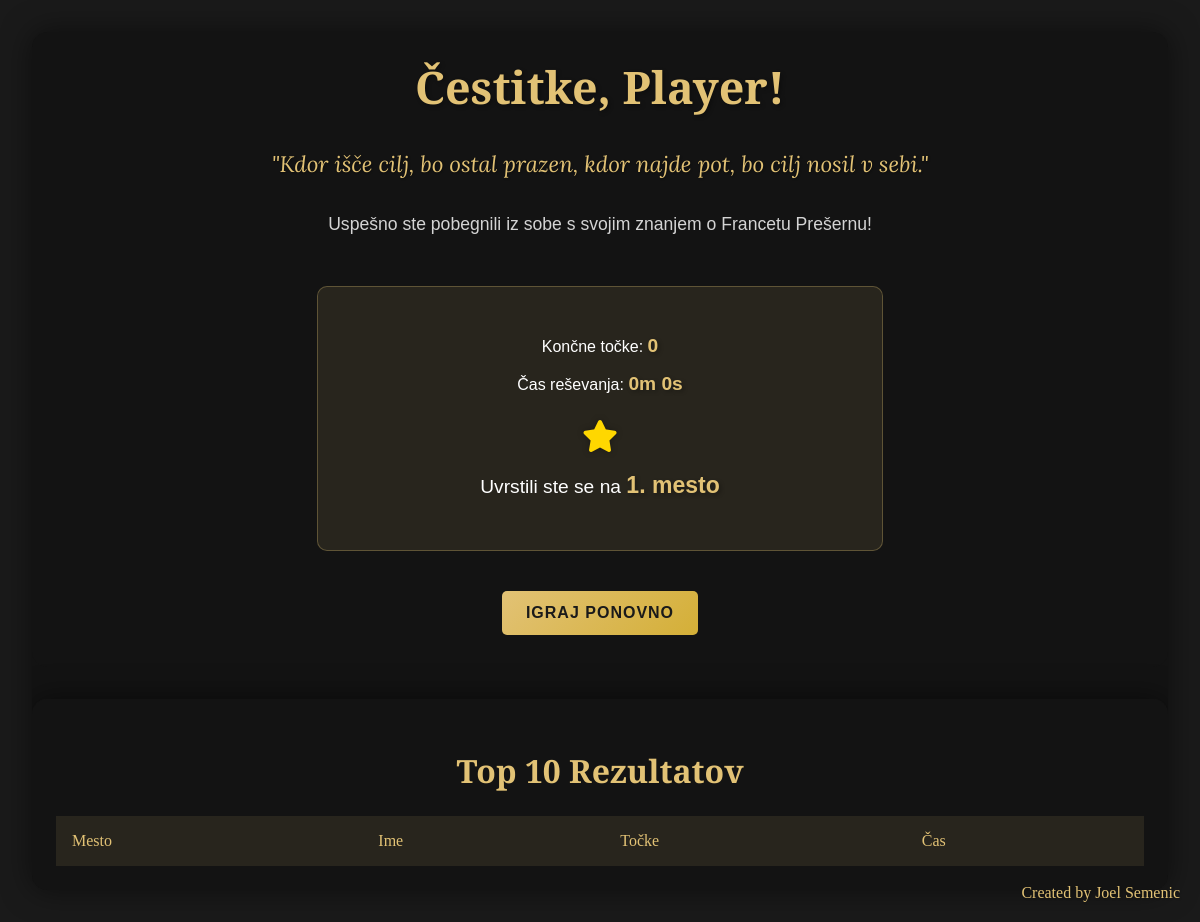
The app's page /finish/, older data.
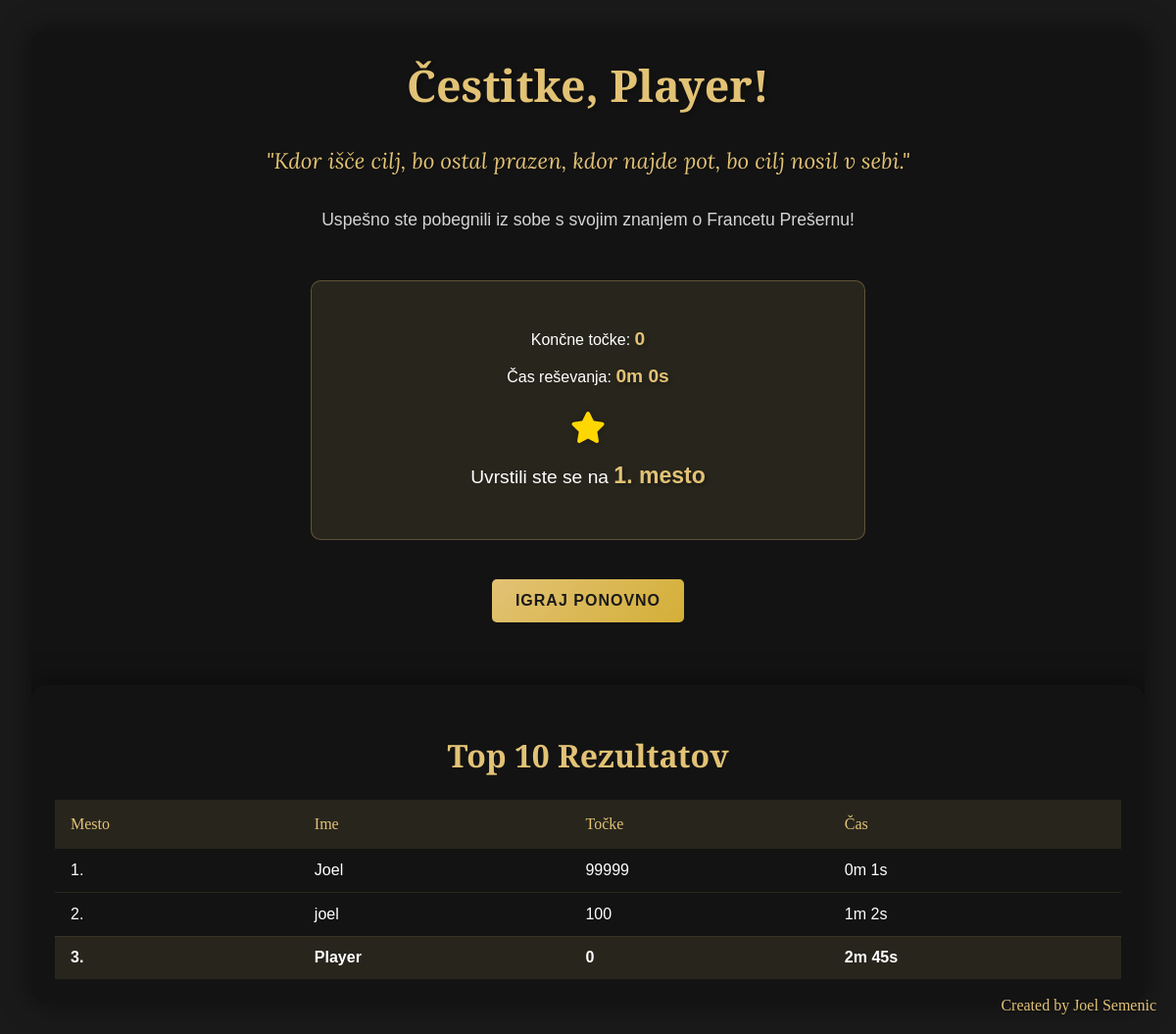
The same page, newer data.
### escaperoom/models.py (models this page shows)
class UserScore(models.Model):
    username = models.CharField(max_length=100)
    score = models.IntegerField(default=0)
    time_taken = models.IntegerField(default=0)
    date = models.DateTimeField(auto_now_add=True)
    def __str__(self):
        return f"{self.username} - {self.score} - {self.time_taken} - {self.date}"

### escaperoom/views.py (the view)
# urls.py: path('finish/', views.finish, name='finish'),
def finish(request):
    player_name = request.GET.get('player_name', 'Player')
    score = request.GET.get('score', 0)
    time_taken = int(request.GET.get('time_taken', 0))
    minutes = time_taken // 60
    seconds = time_taken % 60
    time_formatted = f"{minutes}m {seconds}s"
    all_scores = UserScore.objects.order_by('-score', 'time_taken')
    top_10 = all_scores[:10]
    position = 1
    print(all_scores)
    for idx, s in enumerate(all_scores, 1):
        print(s.username, s.score, s.time_taken)
        if s.username == player_name and s.score == int(score) and s.time_taken == time_taken:
            position = idx
            break
    context = {
        'player_name': player_name,
        'score': score,
        'time_taken': time_formatted,
        'scores': top_10,
        'position': position
    }
    return render(request, 'escaperoom/finish.html', context)

### escaperoom/templatetags/escaperoom_extras.py (called while the page is built)
@register.filter
def format_time(seconds):
    minutes = seconds // 60
    remaining_seconds = seconds % 60
    return f"{minutes}m {remaining_seconds}s"

### escaperoom/templates/escaperoom/finish.html (shortened to what this page needs)
{% load static %}
{% load escaperoom_extras %}
<!DOCTYPE html>
<html lang="sl">
<head>
    <link rel="stylesheet" href="{% static 'css/style.css' %}">
    <link rel="stylesheet" href="https://cdnjs.cloudflare.com/ajax/libs/font-awesome/6.0.0/css/all.min.css">
</head>
<body class="landing-page">
    <div class="landing-container">
        <div class="content-wrapper finish-layout">
            <div class="finish-main">
                <div class="text-section finish-content">
                    <h1>Čestitke, {{ player_name }}!</h1>
                    <div class="success-message">
                        <p class="quote">"Kdor išče cilj, bo ostal prazen, kdor najde pot, bo cilj nosil v sebi."</p>
                        <p class="description">Uspešno ste pobegnili iz sobe s svojim znanjem o Francetu Prešernu!</p>
                        <div class="stats">
                            <p>Končne točke: <span class="highlight">{{ score }}</span></p>
                            <p>Čas reševanja: <span class="highlight">{{ time_taken }}</span></p>
                            <div class="star-rating" id="starRating"></div>
                            <p class="player-position">Uvrstili ste se na <span class="highlight">{{ position }}. mesto</span></p>
                        </div>
                    </div>
                    <div class="action-buttons">
                        <a href="{% url 'index' %}" class="btn">Igraj Ponovno</a>
                    </div>
                </div>
            </div>
            <div class="scoreboard">
                <h2>Top 10 Rezultatov</h2>
                <div class="scoreboard-table">
                    <table>
                        <thead>
                            <tr>
                                <th>Mesto</th>
                                <th>Ime</th>
                                <th>Točke</th>
                                <th>Čas</th>
                            </tr>
                        </thead>
                        <tbody>
                            {% for score_entry in scores|slice:":10" %}
                            <tr {% if score_entry.username == player_name and score_entry.score == score %}class="current-player"{% endif %}>
                                <td>{{ forloop.counter }}.</td>
                                <td>{{ score_entry.username }}</td>
                                <td>{{ score_entry.score }}</td>
                                <td>{{ score_entry.time_taken|format_time }}</td>
                            </tr>
                            {% endfor %}
                        </tbody>
                    </table>
                </div>
            </div>
            <div class="creator-credit">
                Created by Joel Semenic
            </div>
        </div>
    </div>
</body>
</html>

### escaperoom/static/css/style.css (style rules this page uses)
body { font-family: 'Arial', sans-serif; margin: 0; padding: 0; background-color: #f0f0f0; min-height: 100vh; display: flex; justify-content: center; align-items: center; }
.success-message { text-align: center; margin: 2rem 0; }
.btn { padding: 0.8rem 1.5rem; margin: 0.5rem; font-size: 1rem; background-color: #4CAF50; color: white; border: none; border-radius: 5px; cursor: pointer; text-decoration: none; display: inline-block; }
.landing-page { background-color: #1a1a1a; color: #fff; }
.landing-container { width: 100%; max-width: 1200px; margin: 0 auto; padding: 2rem; }
.content-wrapper { display: flex; background-color: rgba(20, 20, 20, 0.95); border-radius: 15px; overflow: hidden; box-shadow: 0 0 30px rgba(0, 0, 0, 0.5); }
.text-section { flex: 1; padding: 4rem 3rem; position: relative; }
.text-section h1 { font-family: 'Playfair Display', serif; font-size: 2.8rem; margin-bottom: 2rem; color: #e2c275; text-shadow: 2px 2px 4px rgba(0,0,0,0.3); }
.quote { font-family: 'Lora', serif; font-style: italic; font-size: 1.4rem; color: #e2c275; margin-bottom: 2rem; text-shadow: 1px 1px 2px rgba(0,0,0,0.3); }
.description { font-size: 1.1rem; line-height: 1.6; color: #d4d4d4; margin-bottom: 3rem; }
.creator-credit { position: absolute; bottom: 20px; right: 20px; font-family: 'Playfair Display', serif; font-size: 1rem; color: #e2c275; text-shadow: 1px 1px 2px rgba(0,0,0,0.2); }
.finish-content { text-align: center; }
.stats { margin: 2rem 0; padding: 2rem; background: rgba(226, 194, 117, 0.1); border-radius: 10px; border: 1px solid rgba(226, 194, 117, 0.3); }
.highlight { color: #e2c275; font-size: 1.2em; font-weight: bold; text-shadow: 2px 2px 4px rgba(0,0,0,0.3); }
.action-buttons { margin-top: 2rem; display: flex; gap: 1rem; justify-content: center; }
.action-buttons .btn { background: linear-gradient(135deg, #e2c275 0%, #d4af37 100%); color: #1a1a1a; font-weight: bold; text-transform: uppercase; letter-spacing: 1px; transition: all 0.3s ease; }
.star-rating { margin-top: 1.5rem; font-size: 2rem; }
.scoreboard { margin-top: 3rem; background: rgba(20, 20, 20, 0.95); border-radius: 15px; padding: 2rem; box-shadow: 0 0 30px rgba(0, 0, 0, 0.5); }
.scoreboard h2 { color: #e2c275; font-family: 'Playfair Display', serif; font-size: 2rem; margin-bottom: 1.5rem; text-align: center; }
.scoreboard-table { overflow-x: auto; }
.scoreboard table { width: 100%; border-collapse: collapse; color: #fff; }
.scoreboard th { background: rgba(226, 194, 117, 0.1); padding: 1rem; text-align: left; font-family: 'Playfair Display', serif; color: #e2c275; font-weight: normal; }
.scoreboard td { padding: 0.8rem 1rem; border-bottom: 1px solid rgba(226, 194, 117, 0.1); }
.scoreboard tr:last-child td { border-bottom: none; }
.scoreboard .current-player { background: rgba(226, 194, 117, 0.1); font-weight: bold; }
.player-position { margin-top: 1rem; font-size: 1.2rem; color: #fff; }
.finish-layout { display: grid; grid-template-columns: 1fr 350px; gap: 2rem; align-items: start; min-height: 600px; }
.finish-main { background-color: rgba(20, 20, 20, 0.95); border-radius: 15px; padding: 2rem; display: flex; flex-direction: column; justify-content: center; }
.finish-content { padding: 0; }
.finish-content h1 { margin-top: 0; }
.stats { margin: 2rem auto; max-width: 500px; }
.scoreboard { background: rgba(20, 20, 20, 0.95); border-radius: 15px; padding: 1.5rem; box-shadow: 0 0 30px rgba(0, 0, 0, 0.5); position: sticky; top: 2rem; height: fit-content; }
@media (max-width: 1200px) { .finish-layout { grid-template-columns: 1fr; gap: 1rem; } }
@media (max-width: 1200px) { .scoreboard { position: static; margin-top: 1rem; } }
@media (max-width: 1200px) { .finish-main { padding: 1.5rem; } }

Row changes from the older to the newer data that the page shows:
added UserScore: username "Player", score "0", time_taken "2m 45s"
added UserScore: username "Joel", score "99999", time_taken "0m 1s"
added UserScore: username "joel", score "100", time_taken "1m 2s"
Text that changed along with them:
{{ player_name }}: "Player" → (not shown)
